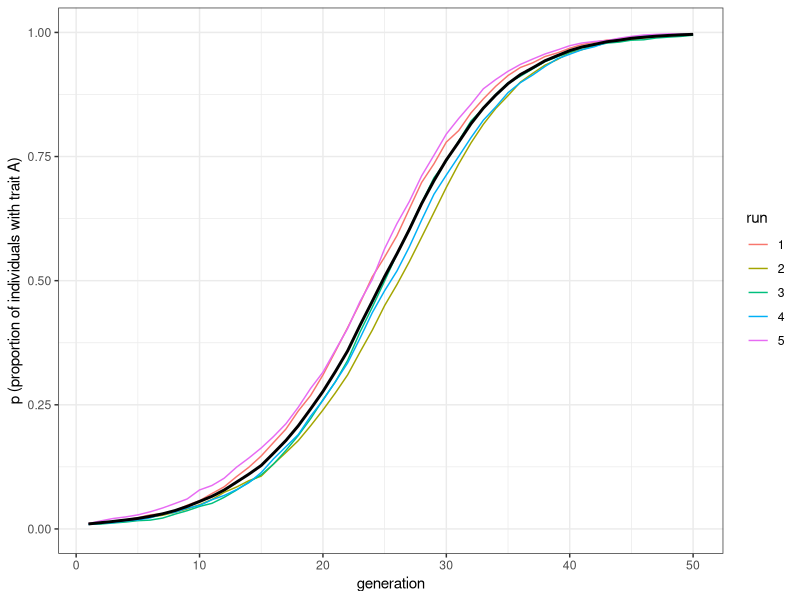
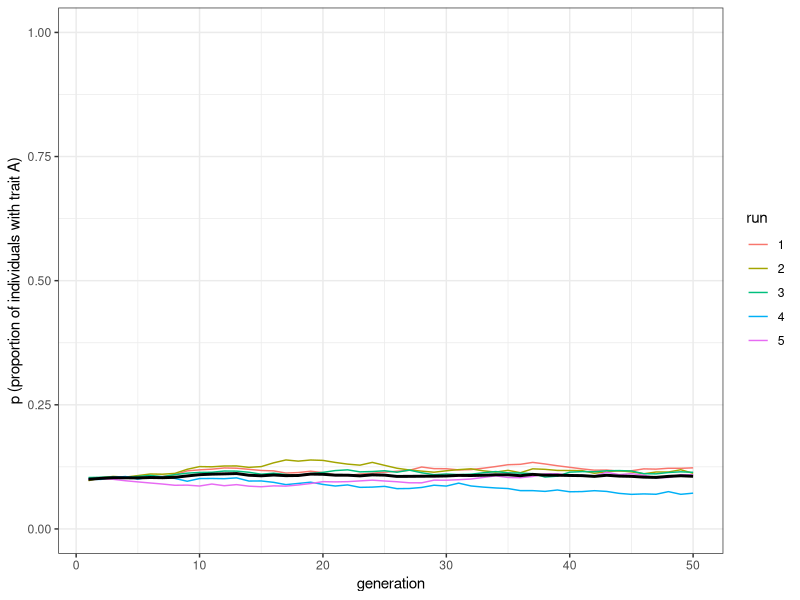
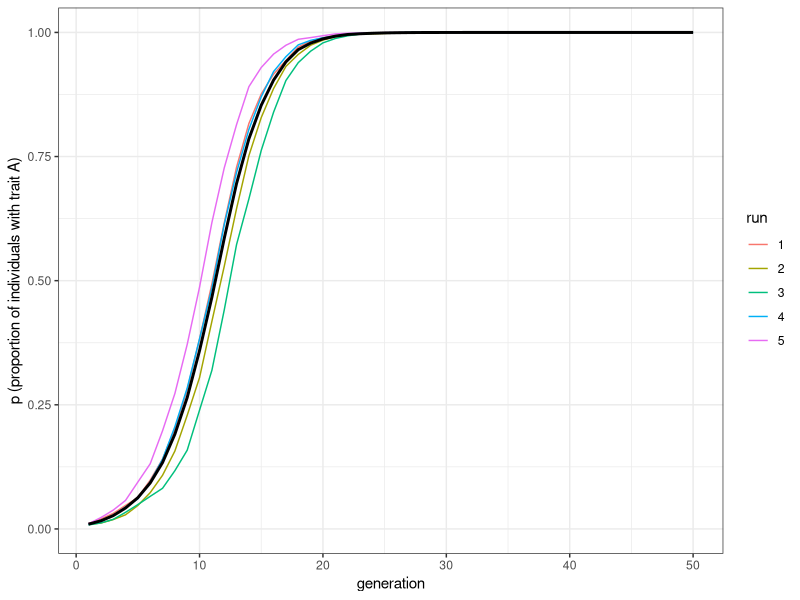
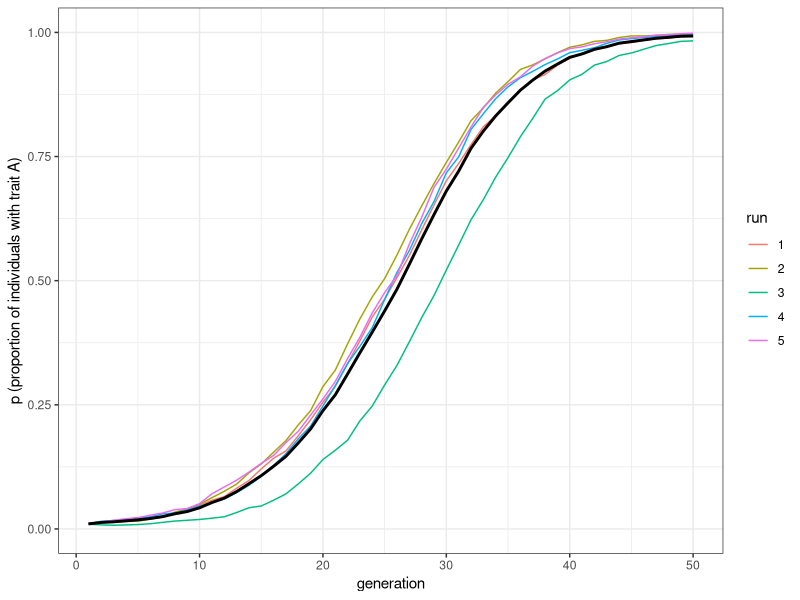
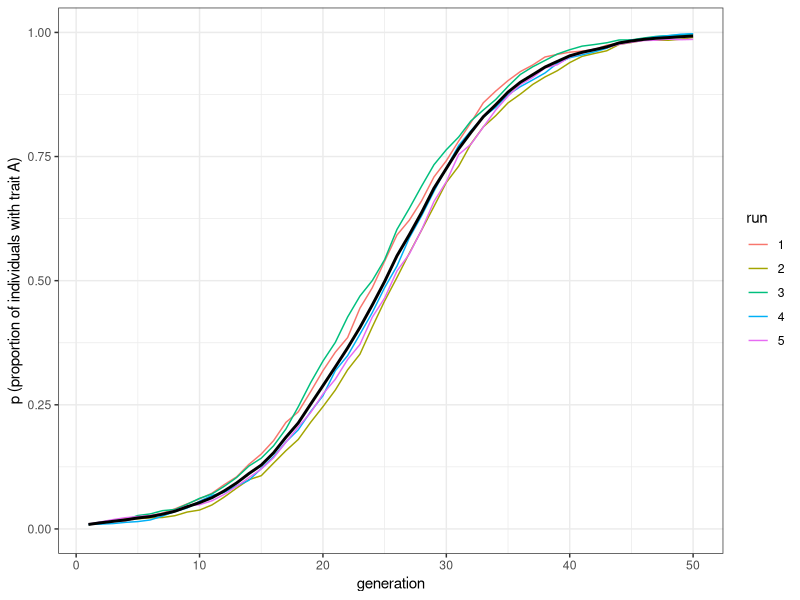
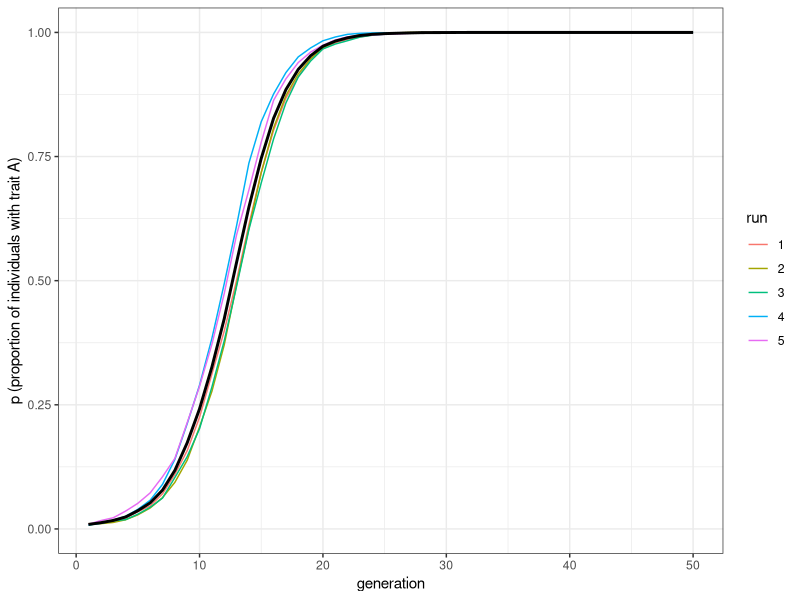

Reproduce these figures in R, in order.
## ---- chunk 1
library(tidyverse)
set.seed(111)

vertical_transmission <- function(N, p_0, b, t_max, r_max) {
  output <- tibble(generation = rep(1:t_max, r_max), p = as.numeric(rep(NA, t_max * r_max)), run = as.factor(rep(1:r_max, each = t_max)))
  
  for (r in 1:r_max) {
    population <- tibble(trait = sample(c("A", "B"), N, replace = TRUE, prob = c(p_0, 1 - p_0)))
    # create first generation
    
    output[output$generation == 1 & output$run == r, ]$p <- sum(population$trait == "A") / N # add first generation's p for run r
    
    for (t in 2:t_max) {
      previous_population <- population # copy individuals to previous_population tibble
      
      mother <- tibble(trait = sample(previous_population$trait, N, replace = TRUE))  # randomly pick mothers
      father <- tibble(trait = sample(previous_population$trait, N, replace = TRUE))  # randomly pick fathers
      
      population <- tibble(trait = as.character(rep(NA, N))) # next generation
      
      both_A <- mother$trait == "A" & father$trait == "A"
      if (sum(both_A) > 0) {
        population[both_A, ]$trait <- "A"  # parents both A, adopt A
      }
      
      both_B <- mother$trait == "B" & father$trait == "B"
      if (sum(both_B) > 0) {
        population[both_B, ]$trait <- "B"  # parents both B, adopt B
      }
      
      if (anyNA(population)) {  # if any empty NA slots (i.e. one A and one B parent) are present...
        population[is.na(population),]$trait <- sample(c("A", "B"), sum(is.na(population)), prob = c(b, 1 - b), replace = TRUE)
        # ...make them A with probability b
      }
      
      output[output$generation == t & output$run == r, ]$p <- sum(population$trait == "A") / N # get p and put it into output slot for this generation t and run r
    }
  }
  output # export data from function
}

## ---- chunk 2
plot_multiple_runs <- function(data_model) {
  ggplot(data = data_model, aes(y = p, x = generation)) +
    geom_line(aes(colour = run)) +
    stat_summary(fun.y = mean, geom = "line", size = 1) +
    ylim(c(0, 1)) +
    theme_bw() +
    labs(y = "p (proportion of individuals with trait A)")
}
## ---- chunk 3
data_model <- vertical_transmission(N = 10000, p_0 = 0.01, b = 0.6, t_max = 50, r_max = 5)
plot_multiple_runs(data_model)
## ---- chunk 4
data_model <- vertical_transmission(N = 10000, p_0 = 0.1, b = 0.5, t_max = 50, r_max = 5)
plot_multiple_runs(data_model)
## ---- chunk 5
vertical_horizontal_transmission <- function(N, p_0, b, n, g, t_max, r_max) {
  output <- tibble(generation = rep(1:t_max, r_max), p = as.numeric(rep(NA, t_max * r_max)), run = as.factor(rep(1:r_max, each = t_max)))
  
  for (r in 1:r_max) {
    population <- tibble(trait = sample(c("A", "B"), N, replace = TRUE, prob = c(p_0, 1 - p_0)))
    # create first generation
    
    output[output$generation == 1 & output$run == r, ]$p <- sum(population$trait == "A") / N # add first generation's p for run r
    
    # vertical transmission
    for (t in 2:t_max) {
      previous_population <- population # copy individuals to previous_population tibble
      
      mother <- tibble(trait = sample(previous_population$trait, N, replace = TRUE))  # randomly pick mothers
      father <- tibble(trait = sample(previous_population$trait, N, replace = TRUE))  # randomly pick fathers
      
      population <- tibble(trait = as.character(rep(NA, N)))  # next generation
      
      both_A <- mother$trait == "A" & father$trait == "A"
      if ( sum(both_A) > 0 ) {
        population[both_A, ]$trait <- "A"  # parents both A, adopt A
      }
      
      both_B <- mother$trait == "B" & father$trait == "B"
      if ( sum(both_B) > 0) {
        population[both_B, ]$trait <- "B"  # parents both B, adopt B
      }
      
      if (anyNA(population)) {  # if any empty NA slots (i.e. one A and one B parent) are present...
        population[is.na(population),]$trait <- sample(c("A", "B"), sum(is.na(population)), prob = c(b, 1 - b), replace = TRUE)
        # ...make them A with probability b
      }
      
      # horizontal transmission
      previous_population <- population # previous_population are children before horizontal transmission, population are children after horizontal transmission
      
      N_B <- length(previous_population$trait[previous_population$trait == "B"])  # N_B = number of Bs
      
      if (N_B > 0 & n > 0) {  # if there are B individuals to switch, and n is not zero
        
        for (i in 1:N_B) {  # for each B individual...
          
          demonstrator <- sample(previous_population$trait, n, replace = TRUE) # pick n demonstrators
          copy <- sample(c(TRUE, FALSE), n, prob = c(g, 1-g), replace = TRUE)  # get probability g
          
          if ( sum(demonstrator == "A" & copy == TRUE) > 0 ) {  # if any demonstrators with A are to be copied...
            population[previous_population$trait == "B",]$trait[i] <- "A"  # ...the B individual switches to A
          }
        
        }
      }
      
      output[output$generation == t & output$run == r, ]$p <- sum(population$trait == "A") / N # get p and put it into output slot for this generation t and run r
    }
  }
  output # export data from function
}

## ---- chunk 6
data_model <- vertical_horizontal_transmission(N = 5000, p_0 = 0.01, b = 0.5, n = 5, g = 0.1, t_max = 50, r_max = 5)
plot_multiple_runs(data_model)
## ---- chunk 7
data_model_v <- vertical_horizontal_transmission(N = 5000, p_0 = 0.01, b = 0.6, n = 0, g = 0, t_max = 50, r_max = 5)
data_model_hn2 <- vertical_horizontal_transmission(N = 5000, p_0 = 0.01, b = 0.5, n = 2, g = 0.1, t_max = 50, r_max = 5)
data_model_hn5 <- vertical_horizontal_transmission(N = 5000, p_0 = 0.01, b = 0.5, n = 5, g = 0.1, t_max = 50, r_max = 5)
plot_multiple_runs(data_model_v)
plot_multiple_runs(data_model_hn2)
plot_multiple_runs(data_model_hn5)
